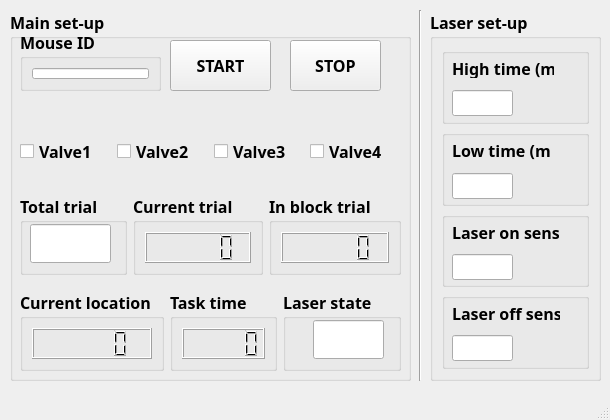
<?xml version="1.0" encoding="UTF-8"?>
<ui version="4.0">
 <class>MainWindow</class>
 <widget class="QMainWindow" name="MainWindow">
  <property name="enabled">
   <bool>true</bool>
  </property>
  <property name="geometry">
   <rect>
    <x>0</x>
    <y>0</y>
    <width>610</width>
    <height>420</height>
   </rect>
  </property>
  <property name="font">
   <font>
    <family>Myriad Pro</family>
    <kerning>true</kerning>
   </font>
  </property>
  <property name="windowTitle">
   <string>MainWindow</string>
  </property>
  <widget class="QWidget" name="centralwidget">
   <widget class="QGroupBox" name="groupBox">
    <property name="geometry">
     <rect>
      <x>10</x>
      <y>10</y>
      <width>401</width>
      <height>371</height>
     </rect>
    </property>
    <property name="font">
     <font>
      <family>Myriad Pro</family>
      <pointsize>12</pointsize>
      <weight>75</weight>
      <bold>true</bold>
     </font>
    </property>
    <property name="title">
     <string>Main set-up</string>
    </property>
    <widget class="QPushButton" name="task_stop">
     <property name="geometry">
      <rect>
       <x>280</x>
       <y>30</y>
       <width>91</width>
       <height>51</height>
      </rect>
     </property>
     <property name="text">
      <string>STOP</string>
     </property>
    </widget>
    <widget class="QWidget" name="horizontalLayoutWidget">
     <property name="geometry">
      <rect>
       <x>10</x>
       <y>120</y>
       <width>381</width>
       <height>43</height>
      </rect>
     </property>
     <layout class="QHBoxLayout" name="horizontalLayout">
      <item>
       <widget class="QCheckBox" name="valve1">
        <property name="enabled">
         <bool>true</bool>
        </property>
        <property name="acceptDrops">
         <bool>false</bool>
        </property>
        <property name="text">
         <string>Valve1</string>
        </property>
       </widget>
      </item>
      <item>
       <widget class="QCheckBox" name="valve2">
        <property name="text">
         <string>Valve2</string>
        </property>
       </widget>
      </item>
      <item>
       <widget class="QCheckBox" name="valve3">
        <property name="text">
         <string>Valve3</string>
        </property>
       </widget>
      </item>
      <item>
       <widget class="QCheckBox" name="valve4">
        <property name="text">
         <string>Valve4</string>
        </property>
       </widget>
      </item>
     </layout>
    </widget>
    <widget class="QGroupBox" name="groupBox_10">
     <property name="geometry">
      <rect>
       <x>10</x>
       <y>20</y>
       <width>141</width>
       <height>61</height>
      </rect>
     </property>
     <property name="title">
      <string>Mouse ID</string>
     </property>
     <layout class="QVBoxLayout" name="verticalLayout_9">
      <item>
       <widget class="QLineEdit" name="mouse_id"/>
      </item>
     </layout>
    </widget>
    <widget class="QWidget" name="horizontalLayoutWidget_2">
     <property name="geometry">
      <rect>
       <x>10</x>
       <y>184</y>
       <width>381</width>
       <height>81</height>
      </rect>
     </property>
     <layout class="QHBoxLayout" name="horizontalLayout_2">
      <item>
       <widget class="QGroupBox" name="groupBox_9">
        <property name="title">
         <string>Total trial</string>
        </property>
        <widget class="QLineEdit" name="trial_total">
         <property name="geometry">
          <rect>
           <x>10</x>
           <y>30</y>
           <width>81</width>
           <height>39</height>
          </rect>
         </property>
         <property name="font">
          <font>
           <pointsize>20</pointsize>
          </font>
         </property>
        </widget>
       </widget>
      </item>
      <item>
       <widget class="QGroupBox" name="groupBox_7">
        <property name="title">
         <string>Current trial</string>
        </property>
        <layout class="QVBoxLayout" name="verticalLayout_6">
         <item>
          <widget class="QLCDNumber" name="trial_current"/>
         </item>
        </layout>
       </widget>
      </item>
      <item>
       <widget class="QGroupBox" name="groupBox_8">
        <property name="title">
         <string>In block trial</string>
        </property>
        <layout class="QVBoxLayout" name="verticalLayout_7">
         <item>
          <widget class="QLCDNumber" name="trial_inblock"/>
         </item>
        </layout>
       </widget>
      </item>
     </layout>
    </widget>
    <widget class="QPushButton" name="task_start">
     <property name="geometry">
      <rect>
       <x>160</x>
       <y>30</y>
       <width>101</width>
       <height>51</height>
      </rect>
     </property>
     <property name="text">
      <string>START</string>
     </property>
    </widget>
    <widget class="QWidget" name="horizontalLayoutWidget_4">
     <property name="geometry">
      <rect>
       <x>10</x>
       <y>280</y>
       <width>381</width>
       <height>81</height>
      </rect>
     </property>
     <layout class="QHBoxLayout" name="horizontalLayout_4">
      <item>
       <widget class="QGroupBox" name="groupBox_6">
        <property name="title">
         <string>Current location</string>
        </property>
        <layout class="QHBoxLayout" name="horizontalLayout_6">
         <item>
          <widget class="QLCDNumber" name="position">
           <property name="enabled">
            <bool>true</bool>
           </property>
          </widget>
         </item>
        </layout>
       </widget>
      </item>
      <item>
       <widget class="QGroupBox" name="groupBox_12">
        <property name="title">
         <string>Task time</string>
        </property>
        <layout class="QHBoxLayout" name="horizontalLayout_5">
         <item>
          <widget class="QLCDNumber" name="task_timer">
           <property name="enabled">
            <bool>true</bool>
           </property>
          </widget>
         </item>
        </layout>
       </widget>
      </item>
      <item>
       <widget class="QGroupBox" name="groupBox_13">
        <property name="title">
         <string>Laser state</string>
        </property>
        <widget class="QLineEdit" name="laser_state">
         <property name="geometry">
          <rect>
           <x>30</x>
           <y>30</y>
           <width>71</width>
           <height>39</height>
          </rect>
         </property>
         <property name="font">
          <font>
           <pointsize>20</pointsize>
          </font>
         </property>
        </widget>
       </widget>
      </item>
     </layout>
    </widget>
   </widget>
   <widget class="QGroupBox" name="groupBox_11">
    <property name="geometry">
     <rect>
      <x>430</x>
      <y>10</y>
      <width>171</width>
      <height>371</height>
     </rect>
    </property>
    <property name="font">
     <font>
      <family>Myriad Pro</family>
      <pointsize>12</pointsize>
      <weight>75</weight>
      <bold>true</bold>
     </font>
    </property>
    <property name="title">
     <string>Laser set-up</string>
    </property>
    <layout class="QVBoxLayout" name="verticalLayout_10">
     <item>
      <widget class="QGroupBox" name="groupBox_2">
       <property name="title">
        <string/>
       </property>
       <widget class="QLabel" name="label_3">
        <property name="geometry">
         <rect>
          <x>10</x>
          <y>10</y>
          <width>102</width>
          <height>20</height>
         </rect>
        </property>
        <property name="text">
         <string>High time (ms)</string>
        </property>
       </widget>
       <widget class="QLineEdit" name="laser_hightime">
        <property name="geometry">
         <rect>
          <x>10</x>
          <y>42</y>
          <width>61</width>
          <height>26</height>
         </rect>
        </property>
       </widget>
      </widget>
     </item>
     <item>
      <widget class="QGroupBox" name="groupBox_3">
       <property name="title">
        <string/>
       </property>
       <widget class="QLabel" name="label_4">
        <property name="geometry">
         <rect>
          <x>10</x>
          <y>10</y>
          <width>98</width>
          <height>20</height>
         </rect>
        </property>
        <property name="text">
         <string>Low time (ms)</string>
        </property>
       </widget>
       <widget class="QLineEdit" name="laser_lowtime">
        <property name="geometry">
         <rect>
          <x>10</x>
          <y>43</y>
          <width>61</width>
          <height>26</height>
         </rect>
        </property>
       </widget>
      </widget>
     </item>
     <item>
      <widget class="QGroupBox" name="groupBox_4">
       <property name="title">
        <string/>
       </property>
       <widget class="QLabel" name="label_5">
        <property name="geometry">
         <rect>
          <x>10</x>
          <y>10</y>
          <width>107</width>
          <height>20</height>
         </rect>
        </property>
        <property name="text">
         <string>Laser on sensor</string>
        </property>
       </widget>
       <widget class="QLineEdit" name="laser_on">
        <property name="geometry">
         <rect>
          <x>10</x>
          <y>42</y>
          <width>61</width>
          <height>26</height>
         </rect>
        </property>
       </widget>
      </widget>
     </item>
     <item>
      <widget class="QGroupBox" name="groupBox_5">
       <property name="title">
        <string/>
       </property>
       <widget class="QLineEdit" name="laser_off">
        <property name="geometry">
         <rect>
          <x>10</x>
          <y>42</y>
          <width>61</width>
          <height>26</height>
         </rect>
        </property>
       </widget>
       <widget class="QLabel" name="label_6">
        <property name="geometry">
         <rect>
          <x>10</x>
          <y>10</y>
          <width>108</width>
          <height>20</height>
         </rect>
        </property>
        <property name="text">
         <string>Laser off sensor</string>
        </property>
       </widget>
      </widget>
     </item>
    </layout>
   </widget>
   <widget class="Line" name="line">
    <property name="geometry">
     <rect>
      <x>410</x>
      <y>10</y>
      <width>20</width>
      <height>371</height>
     </rect>
    </property>
    <property name="orientation">
     <enum>Qt::Vertical</enum>
    </property>
   </widget>
  </widget>
  <widget class="QMenuBar" name="menubar">
   <property name="geometry">
    <rect>
     <x>0</x>
     <y>0</y>
     <width>610</width>
     <height>21</height>
    </rect>
   </property>
  </widget>
  <widget class="QStatusBar" name="statusbar"/>
 </widget>
 <resources/>
 <connections/>
</ui>
